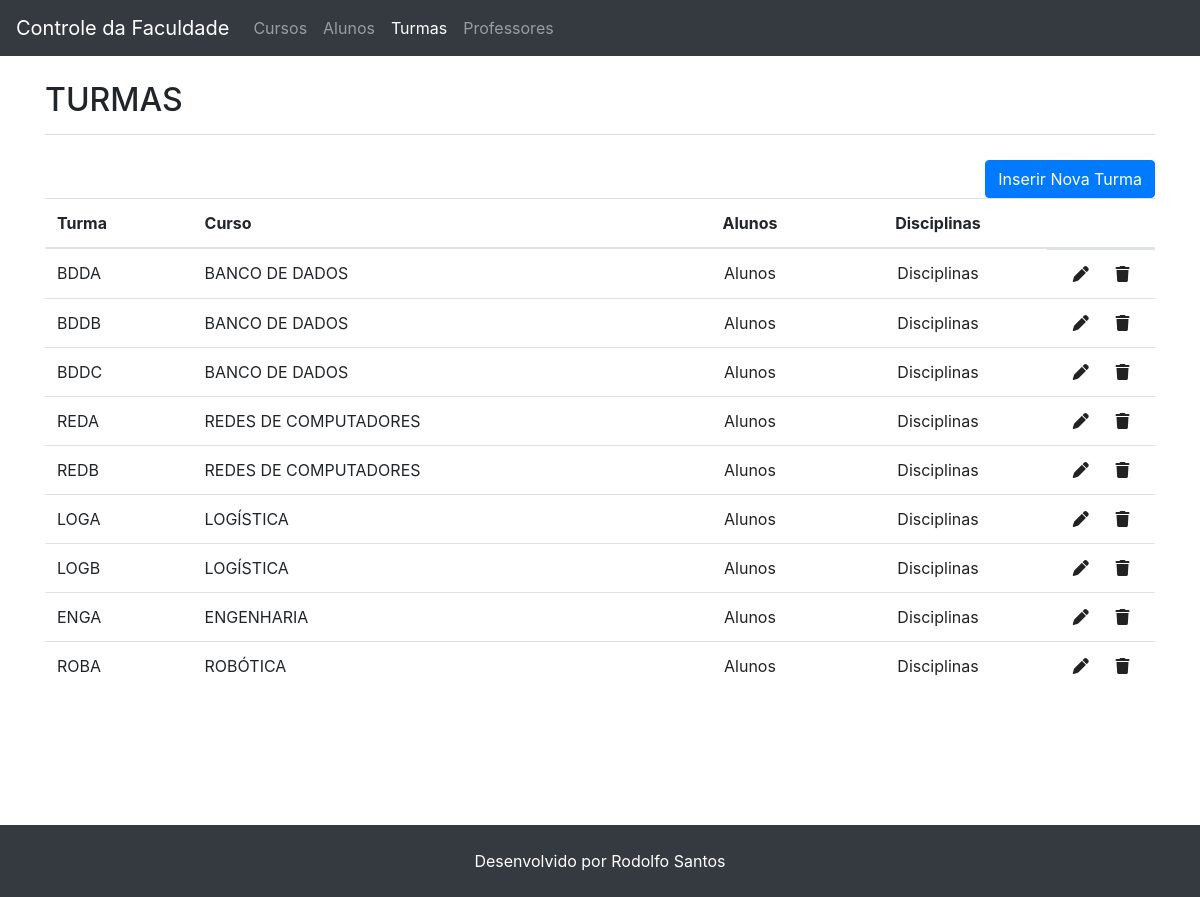
The page /index.php?pagina=turmas on the database its author committed.
### tables this page shows
CREATE TABLE `turmas` (
  `ID_TURMA` varchar(4) NOT NULL,
  `ID_CURSO` int(11) NOT NULL
);

CREATE TABLE `cursos` (
  `ID_CURSO` int(11) NOT NULL,
  `NOME_CURSO` varchar(255) NOT NULL,
  `CARGA_HORARIA` int(11) NOT NULL,
  `DESCRICAO` text NOT NULL
);

### index.php (called while the page is built)
<?php
include 'db.php';
include 'header.php';
include 'router/routes.php';
include 'footer.php';

### db.php (called while the page is built, shortened)
<?php
$servidor = "localhost";
$usuario = "root";
$senha = "";
$db = "programacao_web";
$conexao = mysqli_connect($servidor, $usuario, $senha, $db);
$query = "SELECT TURMAS.ID_TURMA, CURSOS.ID_CURSO, CURSOS.NOME_CURSO FROM TURMAS, CURSOS WHERE TURMAS.ID_CURSO = CURSOS.ID_CURSO";
$consulta_turmas = mysqli_query($conexao, $query);

### views/turmas.php (the view, shortened to what this page needs)
<h1>Turmas</h1>
<div class="row">
  <div class="col-12 d-flex justify-content-end">
  <button class="btn btn-primary" type="button" data-toggle="collapse" data-target="#inserir_turma" aria-expanded="false" aria-controls="inserir_turma">
    Inserir Nova Turma
  </button>
  </div>
</div>
<table class="table table-hover">
  <thead>
    <tr>
      <th scope="col">Turma</th>
      <th scope="col">Curso</th>
      <th scope="col" class="text-center">Alunos</th>
      <th scope="col" class="text-center">Disciplinas</th>
      <th scope="col" class="text-center"></th>
    </tr>
  </thead>
  <tbody>
    <?php
      while($linha = mysqli_fetch_array($consulta_turmas)) {
        $ID_TURMA = $linha["ID_TURMA"];
        $ID_CURSO = $linha["ID_CURSO"];
        $NOME_CURSO = $linha["NOME_CURSO"];
        $NOME_CURSO = str_replace(" ", "%20", $NOME_CURSO);
        $LINK_ALUNOS = "/?pagina=alunos&turma=$ID_TURMA";
        $LINK_DISCIPLINAS = "/?pagina=relacao_prof&turma=$ID_TURMA&curso=$NOME_CURSO&id_curso=$ID_CURSO";
        echo "<tr>";
        echo "<td>".$linha["ID_TURMA"]."</td>";
        echo "<td>".$linha["NOME_CURSO"]."</td>";
        echo "<td class='text-center'> <a href='$LINK_ALUNOS'> Alunos </a> </td>";
        echo "<td class='text-center'> <a href='$LINK_DISCIPLINAS'> Disciplinas </a> </td>";
        echo "<td class='d-flex justify-content-around'>
                <a href='?pagina=turma_edit&id_turma=$ID_TURMA'>
                  <i class='fas fa-pen cursor-pointer edit'></i>
                </a>
                <a href='services/delete/turma.php?turma=$ID_TURMA'>
                 <i class='fas fa-trash cursor-pointer delete'></i>
                </a>
              </td>";
        echo "<tr>";
      }
    ?>
  </tbody>
</table>

### assets/custom.css (style rules this page uses)
.cursor-pointer { cursor: pointer; }
.delete, .edit { transition: .5s; }
a { color: #222; }
h1 { text-transform: uppercase; margin-top: 25px; margin-bottom: 25px; padding-bottom: 15px; font-size: 2em; border-bottom: 1px solid #ddd; }

### rows shown on the page
turmas: ID_TURMA "BDDA", ID_CURSO.NOME_CURSO "BANCO DE DADOS"
turmas: ID_TURMA "BDDB", ID_CURSO.NOME_CURSO "BANCO DE DADOS"
turmas: ID_TURMA "BDDC", ID_CURSO.NOME_CURSO "BANCO DE DADOS"
turmas: ID_TURMA "REDA", ID_CURSO.NOME_CURSO "REDES DE COMPUTADORES"
turmas: ID_TURMA "REDB", ID_CURSO.NOME_CURSO "REDES DE COMPUTADORES"
turmas: ID_TURMA "LOGA", ID_CURSO.NOME_CURSO "LOGÍSTICA"
turmas: ID_TURMA "LOGB", ID_CURSO.NOME_CURSO "LOGÍSTICA"
turmas: ID_TURMA "ENGA", ID_CURSO.NOME_CURSO "ENGENHARIA"
turmas: ID_TURMA "ROBA", ID_CURSO.NOME_CURSO "ROBÓTICA"
